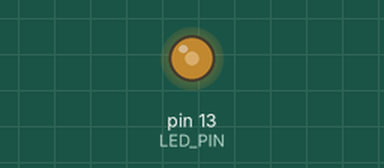
This sketch was run on a simulated Arduino Uno, built with avr-gcc and run on an emulated ATmega328P. Shown: output pins drawn as LEDs (lit = HIGH).

Above: at 0.2 s.
Timing chart, 0 to 1.7 s (numbered marks = the images above):
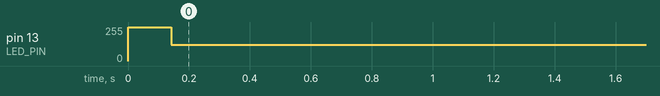

Measured:
- by itself, pin 13 (LED_PIN): 255/255 → 121/255 at 0.14 s

The sketch:

send_micro.ino
```cpp
// Définition des constantes
#define LED_PIN 13  // Broche de la LED utilisée pour la transmission
#define PERIOD 200  // Durée d'un bit en microsecondes (0.2 ms) = 1/bitrate ms
#define IDLE_PERIOD 200

char* string = "SEND";  // Message à transmettre
int string_length;      // Longueur de la chaîne

// Fonction pour attendre une durée donnée en microsecondes
void wait_us(unsigned long period_us) {
  unsigned long start_time = micros();  // Enregistre le temps de départ
  while (micros() - start_time < period_us) {
    // Attendre sans rien faire
  }
}
// Fonction pour envoyer un octet via la LED
void send_byte(char my_byte) {
  // START BIT : Signale le début de la trame
  digitalWrite(LED_PIN, LOW); // Allume la LED (état bas pour le start bit)
  wait_us(PERIOD);  // Attente de la durée d'un bit

  // Transmission des bits de données (8 bits)
  for (int j = 0; j < 8; j++) {
    // Vérifie si le bit j est à 1 ou 0 et ajuste la LED en conséquence
    digitalWrite(LED_PIN, (my_byte & (0x01 << j)) != 0);
    wait_us(PERIOD);  // Attente de la durée d'un bit
  }

  // STOP BIT : Signale la fin de la transmission
  digitalWrite(LED_PIN, HIGH);  // Éteint la LED (état haut pour le stop bit)
  wait_us(PERIOD);  // Attente de la durée d'un bit

  //IDLE BIT : Temps d'inactivité entre les octets
  wait_us(IDLE_PERIOD);  // Attente de la période d'inactivité
}


void setup() {
  pinMode(LED_PIN, OUTPUT);  // Configure la broche de la LED comme sortie
  string_length = strlen(string);  // Calcule la longueur de la chaîne à transmettre
  digitalWrite(LED_PIN, HIGH); //Initialise la LED
  delay(100);


}

void loop() {
  // Envoi de chaque caractère de la chaîne
  for (int i = 0; i < string_length; i++) {
    send_byte(string[i]);   // Envoie l'octet correspondant au caractère
  }
}
```
